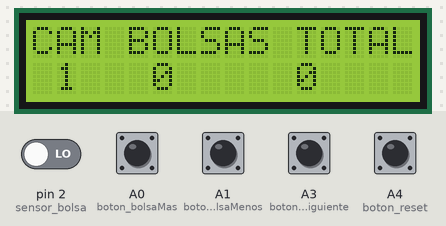
The sketch below on a simulated Arduino Uno, built with avr-gcc and run on an emulated ATmega328P. Parts: 16×2 character LCD. The inputs (shaded band) are chosen by the test bench; at power-on: A0 (boton_bolsaMas), A1 (boton_bolsaMenos), A3 (boton_camionSiguiente), A4 (boton_reset), pin 2 (sensor_bolsa) LOW.

Above: at 1.2 s.
1.3 s: A0 (boton_bolsaMas) pulled HIGH for 0.25 s
At 2.0 s:
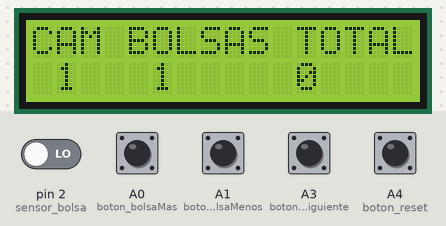
3.1 s: A3 (boton_camionSiguiente) pulled HIGH for 1 s
At 5.3 s:
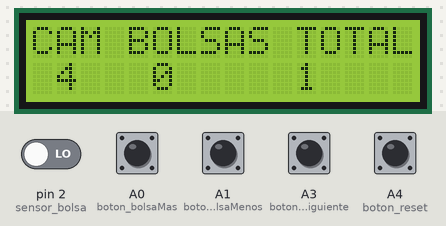
5.6 s: A0 (boton_bolsaMas) pulled HIGH for 1 s
At 7.6 s:
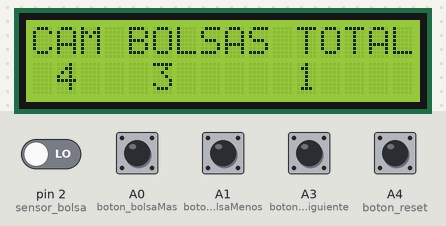
8.1 s: A3 (boton_camionSiguiente) pulled HIGH for 0.25 s
At 9.7 s:
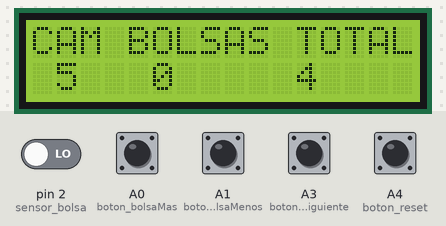
Timing chart, 0 to 10.8 s (numbered marks = the images above; inputs shaded):
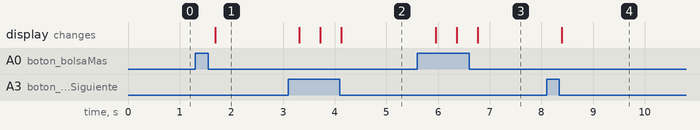

Measured:
- after the input at 1.3 s, the display: changes after 0.39 s (image 1)
- after the input at 3.1 s, the display: first changes after 0.22 s (image 2 shows a later state)
- after the input at 5.6 s, the display: first changes after 0.36 s (image 3 shows a later state)
- after the input at 8.1 s, the display: changes after 0.30 s (image 4)

The sketch:

programa.ino
```cpp
#include <LiquidCrystal.h>

// Inicializo la libreria
//Rs, E,D4, D5, D6, D7
LiquidCrystal lcd(7, 8, 9, 10, 11, 12);

//Contadores
int contador_bolsaCamion; //Bolsas totales cargadas en el camion
int contador_bolsaTotal; //Bolsas totales cargadas en todos los camiones
int numeroCamion; //Indica el camion actual

//Sensores
int sensor_bolsa = 2; //Pin del sensor que detecta las bolsas

//Botones
int boton_bolsaMas = A0; //Boton para agregar una bolsa al contador actual
int boton_bolsaMenos = A1; //Boton para restar una bolsa al contador actual
int boton_camionSiguiente = A3; //Boton para pasar al siguiente camion
int boton_reset = A4; //Boton para resetear los contadores y camiones

void setup() {
  //Configuración de Entrada/Salida
  //Botones
  pinMode(boton_bolsaMas,INPUT);
  pinMode(boton_bolsaMenos,INPUT);
  pinMode(boton_camionSiguiente,INPUT);
  pinMode(boton_reset,INPUT);
  //Sensores
  pinMode(sensor_bolsa,INPUT);

    // Declaro numero de columnas y filas:
  lcd.begin(16, 2);

  //Escribo fila de encabezados
  lcd.setCursor(0, 0);
  lcd.print("CAM BOLSAS TOTAL");

  //Valores iniciales de los contadores
  reset();
}

void loop() {
  displayLCD();
  botones();
  sensarBolsa();
  delay(200);
}

//Inicializa los contadores
void reset(){
  contador_bolsaTotal = 0;
  contador_bolsaCamion = 0;
  numeroCamion=1;
}

//Comprueba si se presiono un boton y realiza la acción pertinente en cada caso
void botones(){
  static unsigned long tiempo_inicio = 0;
  unsigned long tiempo_fin=millis();
  unsigned long tiempo_total;
  tiempo_total = tiempo_fin - tiempo_inicio;
  if( tiempo_total >= 400 ){
    if( digitalRead(boton_bolsaMas) == HIGH ){
      contador_bolsaCamion++;
      tiempo_inicio=millis();
    }
    if( digitalRead(boton_bolsaMenos) == HIGH ){
      if( contador_bolsaCamion > 0 )
        contador_bolsaCamion--;
        tiempo_inicio=millis();
    }
    if( digitalRead(boton_camionSiguiente) == HIGH ){
      contador_bolsaTotal += contador_bolsaCamion;
      contador_bolsaCamion = 0;
      numeroCamion++;
      tiempo_inicio=millis();
    }
    if( digitalRead(boton_reset) == HIGH ){
     reset();
    }
  }
}


//Comprueba si paso una bolsa por el sensor y la agrega al contador
void sensarBolsa(){
  int pulso_actual;
  static int pulso_anterior = LOW;
  static unsigned long tiempo_inicio;
  unsigned long tiempo_fin;
  unsigned long tiempo_total;

  pulso_actual = digitalRead(sensor_bolsa);
  if(pulso_actual != pulso_anterior){
    if(pulso_anterior == LOW){
      tiempo_inicio=millis();
    }
    if(pulso_anterior == HIGH){
      tiempo_fin=millis();
      tiempo_total = tiempo_fin - tiempo_inicio;
      if( tiempo_total >= 2000 ){
        contador_bolsaCamion++;
      }
    }
    pulso_anterior = pulso_actual;
  }
}

//Muestra valores actuales en el LCD
void displayLCD(){
  //Borro fila 1
  lcd.setCursor(0, 1);
  lcd.print("                ");

  //Nro de camion
  lcd.setCursor(1, 1);
  lcd.print(numeroCamion);

  //Bolsas en camion
  lcd.setCursor(5, 1);
  lcd.print(contador_bolsaCamion);

  //Bolsas en totalion
  lcd.setCursor(11, 1);
  lcd.print(contador_bolsaTotal);
}
```
